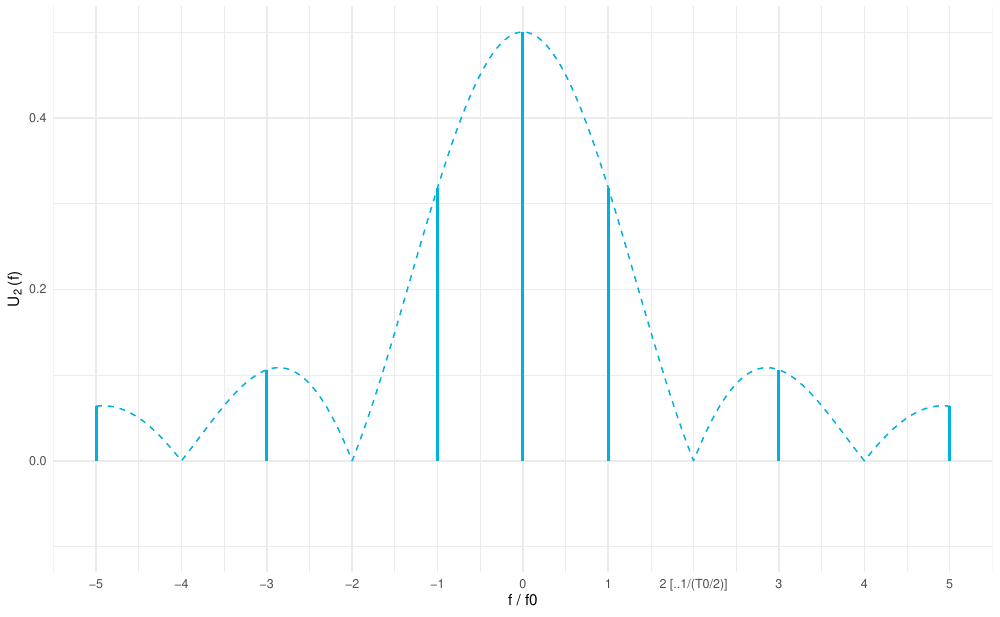

Write the R code that produced this figure.
library(ggplot2)

outputName <- "Si.pdf"
pdfWidth <- 10
pdfHeight <- pdfWidth * 0.618


T   <- 250 * 10^-6
tau <- 125 * 10^-6

U2 <- 1

m <- 5

amplitudes <- function(n) {

if(n == 0) { return( U2 * tau/T ) }

abs(    U2 * tau/T * sin(pi * n * tau/T) / (n * pi * tau/T))
}

line_xcoordinates <- c()
theoretical_ys <- c()
deltacounter <- 0

deltax  <- 1

for(i in 1:m) {

  deltacounter<-deltacounter+deltax
  line_xcoordinates <- c(line_xcoordinates, deltacounter)

  theoretical_ys <- c(theoretical_ys, amplitudes(i))

}

xlimits <- c(-5, 5)
xbreaks <- seq(-5, 5, 1)
xlabels <- c(-5,-4,-3,-2,-1,0,"1", "2 [..1/(T0/2)]", "3", "4", "5")
ylimits <- c(-0.1, U2/2)

xlabel <- "f / f0"
ylabel <- bquote("U"[2]~"(f)")


hsBlue <- "#00b1db"

p <- ggplot(data.frame(x=c(0,2)), aes(x=x)) +
    theme_minimal() +
    scale_x_continuous(limits = xlimits, breaks = xbreaks, labels=xlabels) +
    scale_y_continuous(limits = ylimits) +
    stat_function( fun = amplitudes, n = 4000, linetype=2, color = hsBlue) +
    xlab(xlabel) +
    ylab(ylabel)



linewidth <- 1

for( i in 1:m ) {

    p <- p + geom_segment( x = line_xcoordinates[i], y = 0, xend = line_xcoordinates[i], yend = theoretical_ys[i] , color=hsBlue,   linetype="solid", size = linewidth)
    p <- p + geom_segment( x = -line_xcoordinates[i], y = 0, xend = -line_xcoordinates[i], yend = theoretical_ys[i] , color=hsBlue,   linetype="solid", size = linewidth)
}
p <- p + geom_segment( x = 0, y = 0, xend = 0, yend = amplitudes(0), color=hsBlue,   linetype="solid", size = linewidth)

pdf(outputName, pdfWidth, pdfHeight)
p
